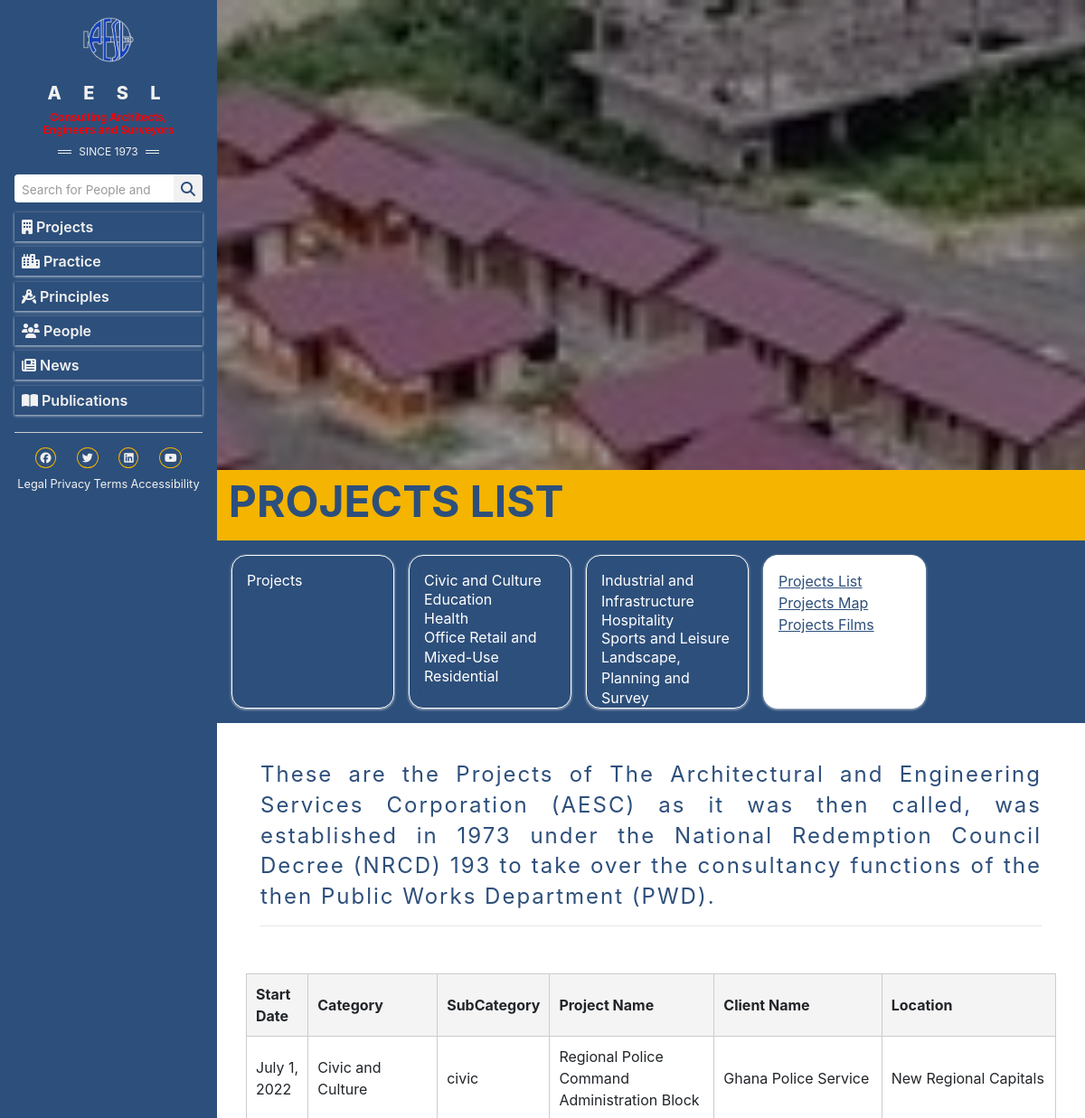
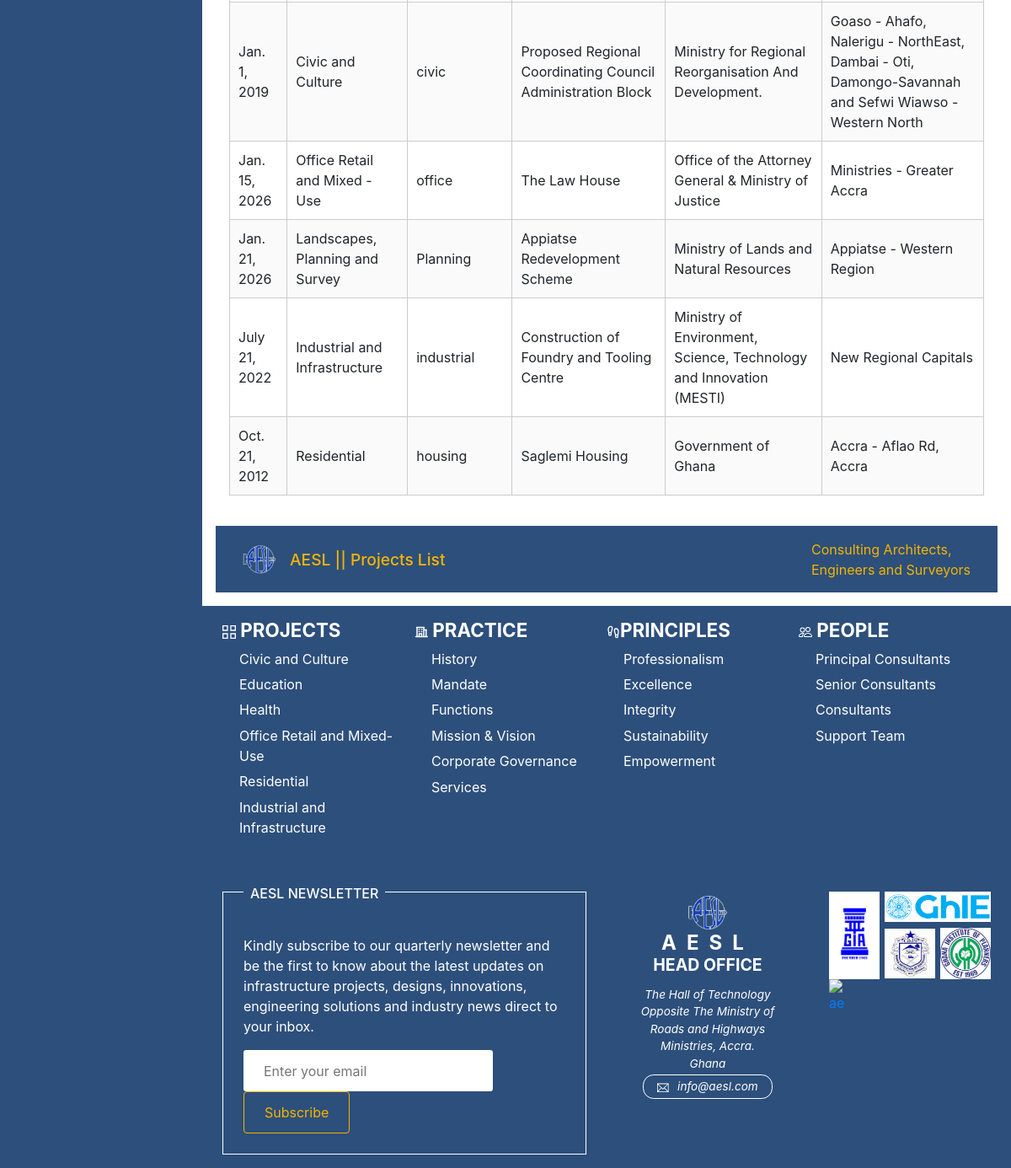
The page /projects/projects-list/ on the database its author committed (2 pictures, top to bottom).
### frontend/models.py (models this page shows, shortened)
class ImageOptimizeMixin:
    IMAGE_MAX_SIZE = (1200, 1200)
    IMAGE_QUALITY = 85

class Project(models.Model, ImageOptimizeMixin):
    title = models.CharField(max_length=200)
    client = models.CharField(max_length=200)
    location = models.CharField(max_length=300, default="Accra")
    picture = models.ImageField(
        upload_to="projects/main_pictures/", blank=True, null=True, max_length=200
    )
    little_text_details = models.TextField()
    project_coordinator = models.CharField(max_length=150)
    project_leaders = models.ManyToManyField(ProjectLeader, related_name="projects")
    other_team_members = models.ManyToManyField(
        ProjectTeamMember, related_name="projects", blank=True
    )
    total_floor_area = models.CharField(max_length=100)
    start_date = models.DateField()
    completed_date = models.DateField(blank=True, null=True)
    job_sheets = models.CharField(max_length=300, blank=True)
    certificate = models.CharField(max_length=300, blank=True)
    category = models.ForeignKey(
        ProjectCategory, on_delete=models.SET_NULL, null=True, related_name="projects"
    )
    created_at = models.DateTimeField(auto_now_add=True)
    slug = models.SlugField(
        max_length=250,
        blank=True,
        help_text="Auto-generated from title for clean URLs",
    )

class ProjectCategory(models.Model):
    name = models.CharField(max_length=100, unique=True)
    slug = models.SlugField(unique=True, blank=True)
    def __str__(self):
        return self.name

### frontend/views.py (the view)
class ProjectListView(View):
    def get(self, request):
        projects = Project.objects.all()
        context = {"title": "Projects List", "projects": projects}
        return render(request, "frontend/project_list.html", context)

### templates/frontend/project_list.html
{% extends 'base.html' %} {% load static %} {% block content %}
<section class="landscape__planning-parallax">
    <div class="projects__overlay"></div>
</section>
<section class="projects__caption">
    <div>
        <h1 class="projects__title">projects List</h1>
    </div>
</section>
{% include 'partial/projects-card.html' %}
<section class="projects__text">
    <p>
        These are the Projects of The Architectural and Engineering Services
        Corporation (AESC) as it was then called, was established in 1973 under
        the National Redemption Council Decree (NRCD) 193 to take over the
        consultancy functions of the then Public Works Department (PWD).
    </p>
    <hr />
</section>
<section class="projects__list">
    <table>
        <thead>
            <tr>
                <th>Start Date</th>
                <th>Category</th>
                <th>SubCategory</th>
                <th>Project Name</th>
                <th>Client Name</th>
                <th>Location</th>
            </tr>
        </thead>
        <tbody>
            {% for project in projects %}
            <tr
                onclick="window.location='{% url 'project_detail' project.pk %}'"
                style="cursor: pointer"
            >
                <a href="{% url 'project_detail' project.pk %}">
                    <td>{{ project.start_date }}</td>
                    <td>{{ project.category }}</td>
                    <td>{{ project.category.slug }}</td>
                    <td>{{ project.title }}</td>
                    <td>{{ project.client }}</td>
                    <td>{{ project.location }}</td>
                </a>
            </tr>
            {% endfor %}
        </tbody>
    </table>
</section>
<section class="page__location">
    <div class="page__flex">
        <img
            src="{% static 'img/aesl_logo.png' %}"
            alt="aesl logo"
            class="info__building-image-large"
        />
        <p>AESL || {{title}}</p>
    </div>
    <p>
        Consulting Architects,<br />
        Engineers and Surveyors
    </p>
</section>
{% endblock content %}

### static/css/base.css (style rules this page uses)
*, *::before, *::after { margin: 0; padding: 0; box-sizing: border-box; }
:root { --primary-color: #2d4f7b; --secondary-color: #F4B400; --secondary-color-light: #F6BE2C; --text-color: #1a1a1a; --text-base-color: #f1f1f1; --background-color: #f5f5f5; --font-family: "Ubuntu", sans-serif; }
html { font-size: 16px; scroll-behavior: smooth; }
body { font-family: var(--font-family); line-height: 1.6; color: #1a1a1a; background-color: #f9f9f9; }
h1, h2, h3, h4, h5, h6 { font-weight: 600; margin-bottom: 1rem; }
img { max-width: 100%; display: block; }

### static/css/layout.css (style rules this page uses)
.page__location { display: flex; align-items: center; justify-content: space-between; background-color: var(--primary-color); color: var(--secondary-color); margin: 1rem 1rem; padding: 1rem 2rem; }
.page__location p { font-size: 1rem; margin-bottom: -0.1rem; }
.page__flex { display: flex; justify-content: center; align-items: center; gap: 1rem; }
.page__location img { width: 40px; height: auto; }
.page__flex p { font-size: 1.2rem; font-weight: 500; }

### static/css/landscape-planning.css (style rules this page uses)
.landscape__planning-parallax { position: relative; height: 65vh; background-image: url("../img/landscape-planning.jpg"); background-attachment: fixed; background-position: bottom center; background-size: cover; background-repeat: no-repeat; display: flex; justify-content: center; align-items: center; }

### static/css/project_list.css (style rules this page uses)
.projects__list { margin: 0 2rem; overflow-x: auto; }
table { width: 100%; border-collapse: collapse; margin: 20px 0; }
th, td { border: 1px solid #ccc; padding: 10px; text-align: left; }
th { background-color: #f4f4f4; font-weight: bold; }
tr:nth-child(even) { background-color: #fafafa; }

### static/css/projects.css (style rules this page uses)
.projects__overlay { position: absolute; top: 0; left: 0; width: 100%; height: 100%; background: rgba(0, 0, 0, 0.4); }
.projects__caption { padding: 0.4rem 0.8rem; background-color: var(--secondary-color); }
.projects__title { font-size: 3rem; text-transform: uppercase; font-weight: 700; color: var(--primary-color); display: flex; gap: 1rem; justify-content: start; align-items: center; }
.projects__text { margin-top: 1.5rem; padding: 1rem 3rem; }
.projects__text p { line-height: 1.4; color: var(--primary-color); letter-spacing: 2px; text-align: justify; font-size: 1.5rem; }

### rows shown on the page
Project: start_date "July 1, 2022", category "Civic and Culture", category.slug "civic", title "Regional Police Command Administration Block", client "Ghana Police Service", location "New Regional Capitals"
Project: start_date "Jan. 1, 2019", category "Civic and Culture", category.slug "civic", title "Proposed Regional Coordinating Council Administration Block", client "Ministry for Regional Reorganisation And Development.", location "Goaso - Ahafo, Nalerigu - NorthEast, Dambai - Oti, Damongo-Savannah and Sefwi Wiawso -Western North"
Project: start_date "Jan. 15, 2026", category "Office Retail and Mixed - Use", category.slug "office", title "The Law House", client "Office of the Attorney General & Ministry of Justice", location "Ministries - Greater Accra"
Project: start_date "Jan. 21, 2026", category "Landscapes, Planning and Survey", category.slug "Planning", title "Appiatse Redevelopment Scheme", client "Ministry of Lands and Natural Resources", location "Appiatse - Western Region"
Project: start_date "July 21, 2022", category "Industrial and Infrastructure", category.slug "industrial", title "Construction of Foundry and Tooling Centre", client "Ministry of Environment, Science, Technology and Innovation (MESTI)", location "New Regional Capitals"
Project: start_date "Oct. 21, 2012", category "Residential", category.slug "housing", title "Saglemi Housing", client "Government of Ghana", location "Accra - Aflao Rd, Accra"

### other values the page prints
{{ title }} "Projects List"
